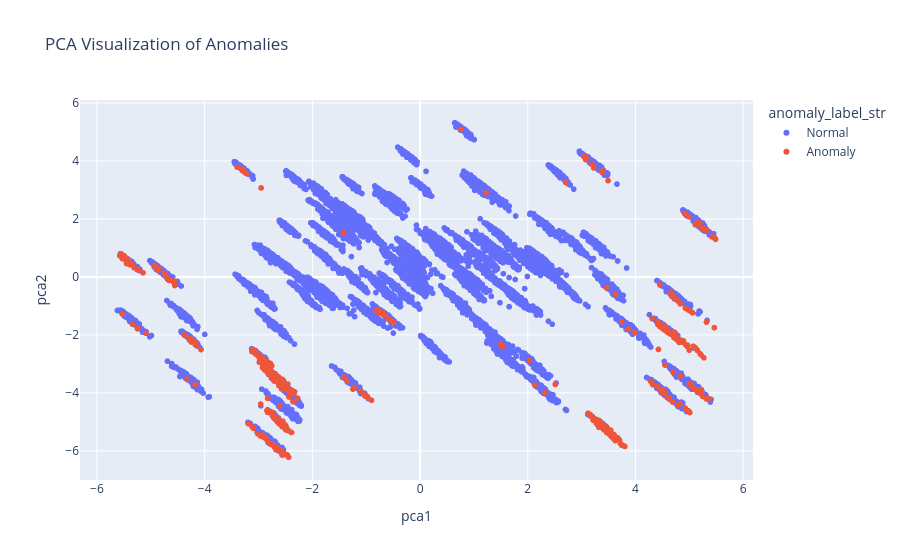

The notebook cell this image was saved under:
### Code cell
fig = px.scatter(
    df,
    x="pca1",
    y="pca2",
    color="anomaly_label_str",
    hover_data=["user_id", "ml_risk_score"],
    title="PCA Visualization of Anomalies"
)

fig.show()

### Figure 1 — Plotly figure (JSON) as saved in the notebook; plotly's stock layout.template omitted (floating-point values rounded to 4 significant figures; data arrays with more than 128 entries replaced by an {"elided": "..."} marker saying what was removed)
{"data": [{"customdata": {"elided": "12031x2 mixed values"}, "hovertemplate": "anomaly_label_str=Normal<br>pca1=%{x}<br>pca2=%{y}<br>user_id=%{customdata[0]}<br>ml_risk_score=%{customdata[1]}<extra></extra>", "legendgroup": "Normal", "marker": {"color": "#636efa", "symbol": "circle"}, "mode": "markers", "name": "Normal", "showlegend": true, "type": "scattergl", "x": {"elided": "12031 float values"}, "xaxis": "x", "y": {"elided": "12031 float values"}, "yaxis": "y"}, {"customdata": {"elided": "634x2 mixed values"}, "hovertemplate": "anomaly_label_str=Anomaly<br>pca1=%{x}<br>pca2=%{y}<br>user_id=%{customdata[0]}<br>ml_risk_score=%{customdata[1]}<extra></extra>", "legendgroup": "Anomaly", "marker": {"color": "#EF553B", "symbol": "circle"}, "mode": "markers", "name": "Anomaly", "showlegend": true, "type": "scattergl", "x": {"elided": "634 float values"}, "xaxis": "x", "y": {"elided": "634 float values"}, "yaxis": "y"}], "layout": {"legend": {"title": {"text": "anomaly_label_str"}, "tracegroupgap": 0}, "title": {"text": "PCA Visualization of Anomalies"}, "xaxis": {"anchor": "y", "domain": [0, 1], "title": {"text": "pca1"}}, "yaxis": {"anchor": "x", "domain": [0, 1], "title": {"text": "pca2"}}}}
